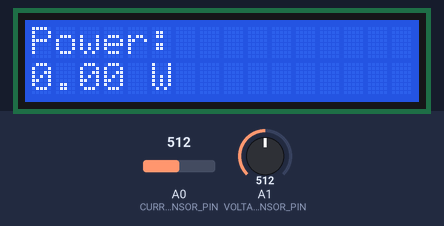
A sketch run on a simulated Arduino Uno, built with avr-gcc and run on an emulated ATmega328P. Parts: 16×2 character LCD. The inputs (shaded band) are chosen by the test bench; at power-on: A0 (CURRENT_SENSOR_PIN) = 512, A1 (VOLTAGE_SENSOR_PIN) = 512. Storage starts empty; what the sketch prints to the serial monitor is not drawn.

Above: at 7.3 s.
7.4 s: A0 (CURRENT_SENSOR_PIN) set to 545
At 9.0 s:
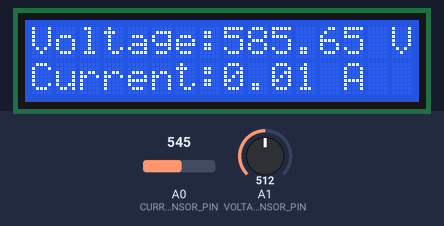
10.4 s: A1 (VOLTAGE_SENSOR_PIN) set to 383
At 13.2 s:
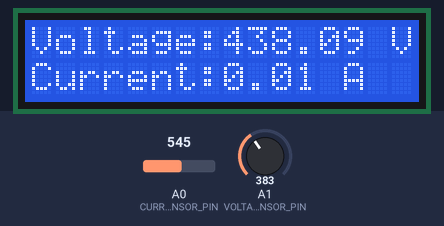
13.4 s: A1 (VOLTAGE_SENSOR_PIN) set to 363
At 15.7 s:
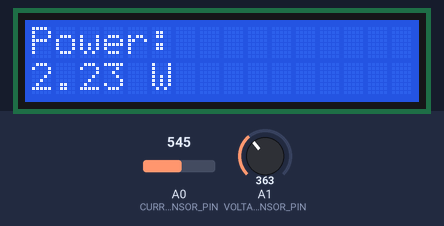
16.1 s: A0 (CURRENT_SENSOR_PIN) set to 511
At 18.0 s:
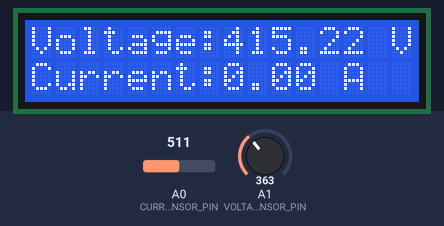
19.1 s: A1 (VOLTAGE_SENSOR_PIN) set to 511
At 21.8 s:
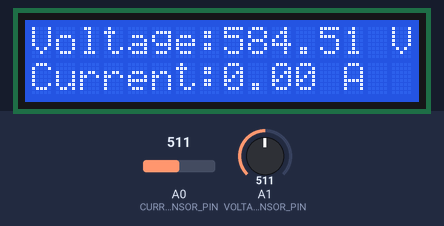
22.1 s: A0 (CURRENT_SENSOR_PIN) set to 306
At 23.7 s:
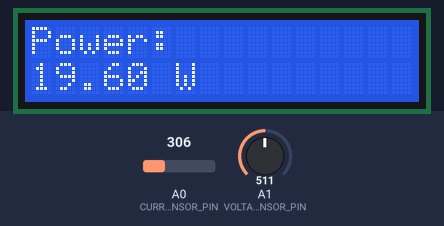
Timing chart, 0 to 25.2 s (numbered marks = the images above; inputs shaded):
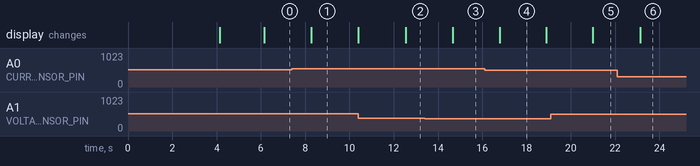

The sketch:

FactorySense.ino
```cpp
// Libraries for LCD and voltage sensor
#include <LiquidCrystal.h>
#include <SPI.h>
#include <SD.h>

// Define pins for current and voltage sensors
#define CURRENT_SENSOR_PIN A0
#define VOLTAGE_SENSOR_PIN A1

// Set up the LCD pins
LiquidCrystal lcd(12, 11, 5, 4, 3, 2);

// Calibration constants for the sensors
const float VOLTAGE_CALIBRATION = 234.26;  // Adjust based on the sensor
const float CURRENT_CALIBRATION = 30.0;    // Adjust based on the sensor

void inner_setup() {
  Serial.begin(9600);
  lcd.begin(16, 2);  // Initialize LCD (16x2 size)
  lcd.print("Power Meter");
  delay(2000);
  lcd.clear();
}

unsigned long previousMillis = 0;  // stores the last time display was updated
const long interval = 2000;        // interval at which to update display (2 seconds)
bool showPower = true;             // toggle between showing power and voltage/current

void inner_loop() {
  // Read current from SCT-013
  float current = readCurrent(CURRENT_SENSOR_PIN);

  // Read voltage from ZMPT101B
  float voltage = readVoltage(VOLTAGE_SENSOR_PIN);

  // Calculate power consumption (P = V * I)
  float power = voltage * current;

  // Get the current time
  unsigned long currentMillis = millis();

  // If 2 seconds have passed, update the display
  if (currentMillis - previousMillis >= interval) {
    previousMillis = currentMillis;

    lcd.clear();

    if (showPower) {
      // Display power on the LCD
      lcd.setCursor(0, 0);
      lcd.print("Power:");
      lcd.setCursor(0, 1);
      lcd.print(power);
      lcd.print(" W");
    } else {
      // Display voltage and current on the LCD
      lcd.setCursor(0, 0);
      lcd.print("Voltage:");
      lcd.print(voltage);
      lcd.print(" V");
      lcd.setCursor(0, 1);
      lcd.print("Current:");
      lcd.print(current);
      lcd.print(" A");
    }

    // Toggle the display flag
    showPower = !showPower;
  }

  // Print to Serial Monitor
  Serial.print("Current: ");
  Serial.print(current);
  Serial.print(" A, Voltage: ");
  Serial.print(voltage);
  Serial.print(" V, Power: ");
  Serial.print(power);
  Serial.println(" W");
}

float readCurrent(int pin) {
  int sensorValue = analogRead(pin);
  float current = (sensorValue - 512) * (5.0 / 1024.0) / CURRENT_CALIBRATION;
  return abs(current);  // Return the absolute current value
}

float readVoltage(int pin) {
  int sensorValue = analogRead(pin);
  float voltage = sensorValue * (5.0 / 1024.0) * VOLTAGE_CALIBRATION;
  return voltage;
}


// SD card chip select pin
const int chipSelect = 4;  // Adjust based on your SD card module

void inner3_setup() {
  inner_setup();
  Serial.begin(9600);

  // Initialize LCD
  lcd.begin(16, 2);
  lcd.print("Power Meter");
  delay(2000);
  lcd.clear();

  // Initialize SD card
  if (!SD.begin(chipSelect)) {
    Serial.println("SD card initialization failed!");
    lcd.print("SD Init Failed");
    return;
  }
  Serial.println("SD card initialized.");
  lcd.print("SD Init Success");
  delay(2000);
  lcd.clear();
}

void logDataToSD(float voltage, float current, float power) {
  // Open the file for appending
  File dataFile = SD.open("datalog.txt", FILE_WRITE);

  // If the file is available, write the data
  if (dataFile) {
    dataFile.print("Voltage: ");
    dataFile.print(voltage);
    dataFile.print(" V, Current: ");
    dataFile.print(current);
    dataFile.print(" A, Power: ");
    dataFile.print(power);
    dataFile.println(" W");
    dataFile.close();  // Close the file
    Serial.println("Data logged to SD card.");
  } else {
    Serial.println("Error opening datalog.txt");
  }
}

void inner3_loop() {
  inner_loop();
  // Read current from SCT-013
  float current = readCurrent(CURRENT_SENSOR_PIN);

  // Read voltage from ZMPT101B
  float voltage = readVoltage(VOLTAGE_SENSOR_PIN);

  // Calculate power consumption (P = V * I)
  float power = voltage * current;

  // Log data to SD card
  logDataToSD(voltage, current, power);

  // Existing alternating display code (from version 2.0)
  unsigned long currentMillis = millis();

  if (currentMillis - previousMillis >= interval) {
    previousMillis = currentMillis;

    lcd.clear();

    if (showPower) {
      lcd.setCursor(0, 0);
      lcd.print("Power:");
      lcd.setCursor(0, 1);
      lcd.print(power);
      lcd.print(" W");
    } else {
      lcd.setCursor(0, 0);
      lcd.print("Voltage:");
      lcd.print(voltage);
      lcd.print(" V");
      lcd.setCursor(0, 1);
      lcd.print("Current:");
      lcd.print(current);
      lcd.print(" A");
    }

    showPower = !showPower;
  }

  // Print to Serial Monitor
  Serial.print("Current: ");
  Serial.print(current);
  Serial.print(" A, Voltage: ");
  Serial.print(voltage);
  Serial.print(" V, Power: ");
  Serial.print(power);
  Serial.println(" W");
}

#include <SoftwareSerial.h>

// Bluetooth module pins
SoftwareSerial bluetooth(10, 11);  // RX, TX pins for Bluetooth module

void inner4_setup() {
  // Call the existing setup function for LCD and SD card
  inner3_setup();

  // Initialize Bluetooth serial communication
  bluetooth.begin(9600);
  Serial.println("Bluetooth initialized.");
}

void sendDataOverBluetooth(float voltage, float current, float power) {
  bluetooth.print("Voltage: ");
  bluetooth.print(voltage);
  bluetooth.print(" V, Current: ");
  bluetooth.print(current);
  bluetooth.print(" A, Power: ");
  bluetooth.print(power);
  bluetooth.println(" W");

  Serial.println("Data sent over Bluetooth.");
}

void inner4_loop() {
  // Call the existing loop function for data logging and display
  inner3_loop();

  // Read current from SCT-013
  float current = readCurrent(CURRENT_SENSOR_PIN);

  // Read voltage from ZMPT101B
  float voltage = readVoltage(VOLTAGE_SENSOR_PIN);

  // Calculate power consumption (P = V * I)
  float power = voltage * current;

  // Send data over Bluetooth
  sendDataOverBluetooth(voltage, current, power);
}

void inner5_setup() {
  // Call the existing setup function for LCD and SD card
  inner4_setup();
}

// New Feature: Real-time power consumption graphing

void plotPowerGraph(float power) {
  // This function will print the power value in a way that can be used by the Arduino Serial Plotter
  Serial.print("Power: ");
  Serial.println(power);  // Power value is plotted on the graph
}

void inner5_loop() {
  // Call the existing loop function for logging and Bluetooth transmission
  inner4_loop();

  // Read current from SCT-013
  float current = readCurrent(CURRENT_SENSOR_PIN);

  // Read voltage from ZMPT101B
  float voltage = readVoltage(VOLTAGE_SENSOR_PIN);

  // Calculate power consumption (P = V * I)
  float power = voltage * current;

  // Plot the power graph
  plotPowerGraph(power);

  // Send data over Bluetooth
  sendDataOverBluetooth(voltage, current, power);
}

void setup(){
  inner5_setup();
}

// New Feature: Calibration for current and voltage sensors

float calibrateCurrentSensor(float currentReading) {
  // Apply calibration factor to current sensor reading
  float calibratedCurrent = currentReading * CURRENT_CALIBRATION;
  return calibratedCurrent;
}

float calibrateVoltageSensor(float voltageReading) {
  // Apply calibration factor to voltage sensor reading
  float calibratedVoltage = voltageReading * VOLTAGE_CALIBRATION;
  return calibratedVoltage;
}

void loop() {
  // Call the existing loop function for logging and Bluetooth transmission
  inner5_loop();

  // Read current from SCT-013 and apply calibration
  float rawCurrent = readCurrent(CURRENT_SENSOR_PIN);
  float current = calibrateCurrentSensor(rawCurrent);

  // Read voltage from ZMPT101B and apply calibration
  float rawVoltage = readVoltage(VOLTAGE_SENSOR_PIN);
  float voltage = calibrateVoltageSensor(rawVoltage);

  // Calculate power consumption (P = V * I)
  float power = voltage * current;

  // Plot the power graph
  plotPowerGraph(power);

  // Send data over Bluetooth
  sendDataOverBluetooth(voltage, current, power);
}
```

Measured:
- the behaviour switches between 526 and 527 on A0 (CURRENT_SENSOR_PIN) (found by bisection; images 0 and 1)
- the behaviour switches between 374 and 373 on A1 (VOLTAGE_SENSOR_PIN) (found by bisection; images 2 and 3)
- after the input at 7.4 s, the display: changes after 0.87 s (image 1)
- after the input at 10.4 s, the display: first differs from a run without the input after 2.1 s (image 2)
- after the input at 13.4 s, the display: changes after 1.3 s (image 3)
- after the input at 16.1 s, the display: changes after 0.68 s (image 4)
- after the input at 19.1 s, the display: changes after 1.9 s (image 5)
- after the input at 22.1 s, the display: changes after 1.0 s (image 6)
